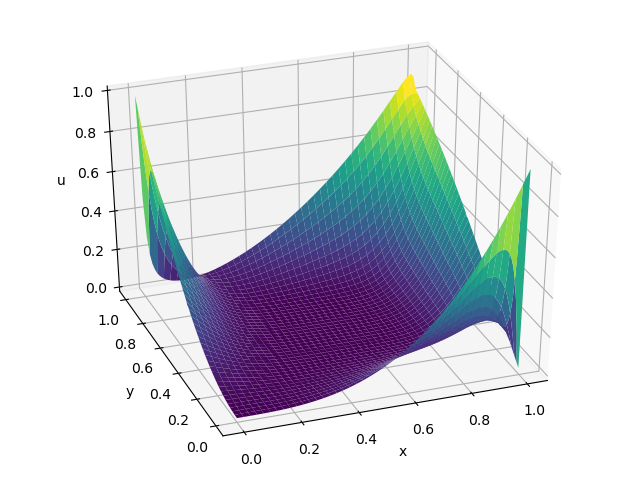

Recreate this plot in Python.
import numpy as np
from matplotlib import pyplot as plt
from mpl_toolkits.mplot3d import Axes3D

data = np.genfromtxt('output.txt', delimiter=' ')

n = int(np.sqrt(len(data)))

data = data.reshape(n, n)

fig = plt.figure()
ax = fig.add_subplot(projection='3d')

x = y = np.linspace(0, 1, n)
x, y = np.meshgrid(x, y)

ax.plot_surface(x, y, data, cmap='viridis')

ax.set_xlabel('x')
ax.set_ylabel('y')
ax.set_zlabel('u')
ax.view_init(35, 250)

plt.show()
